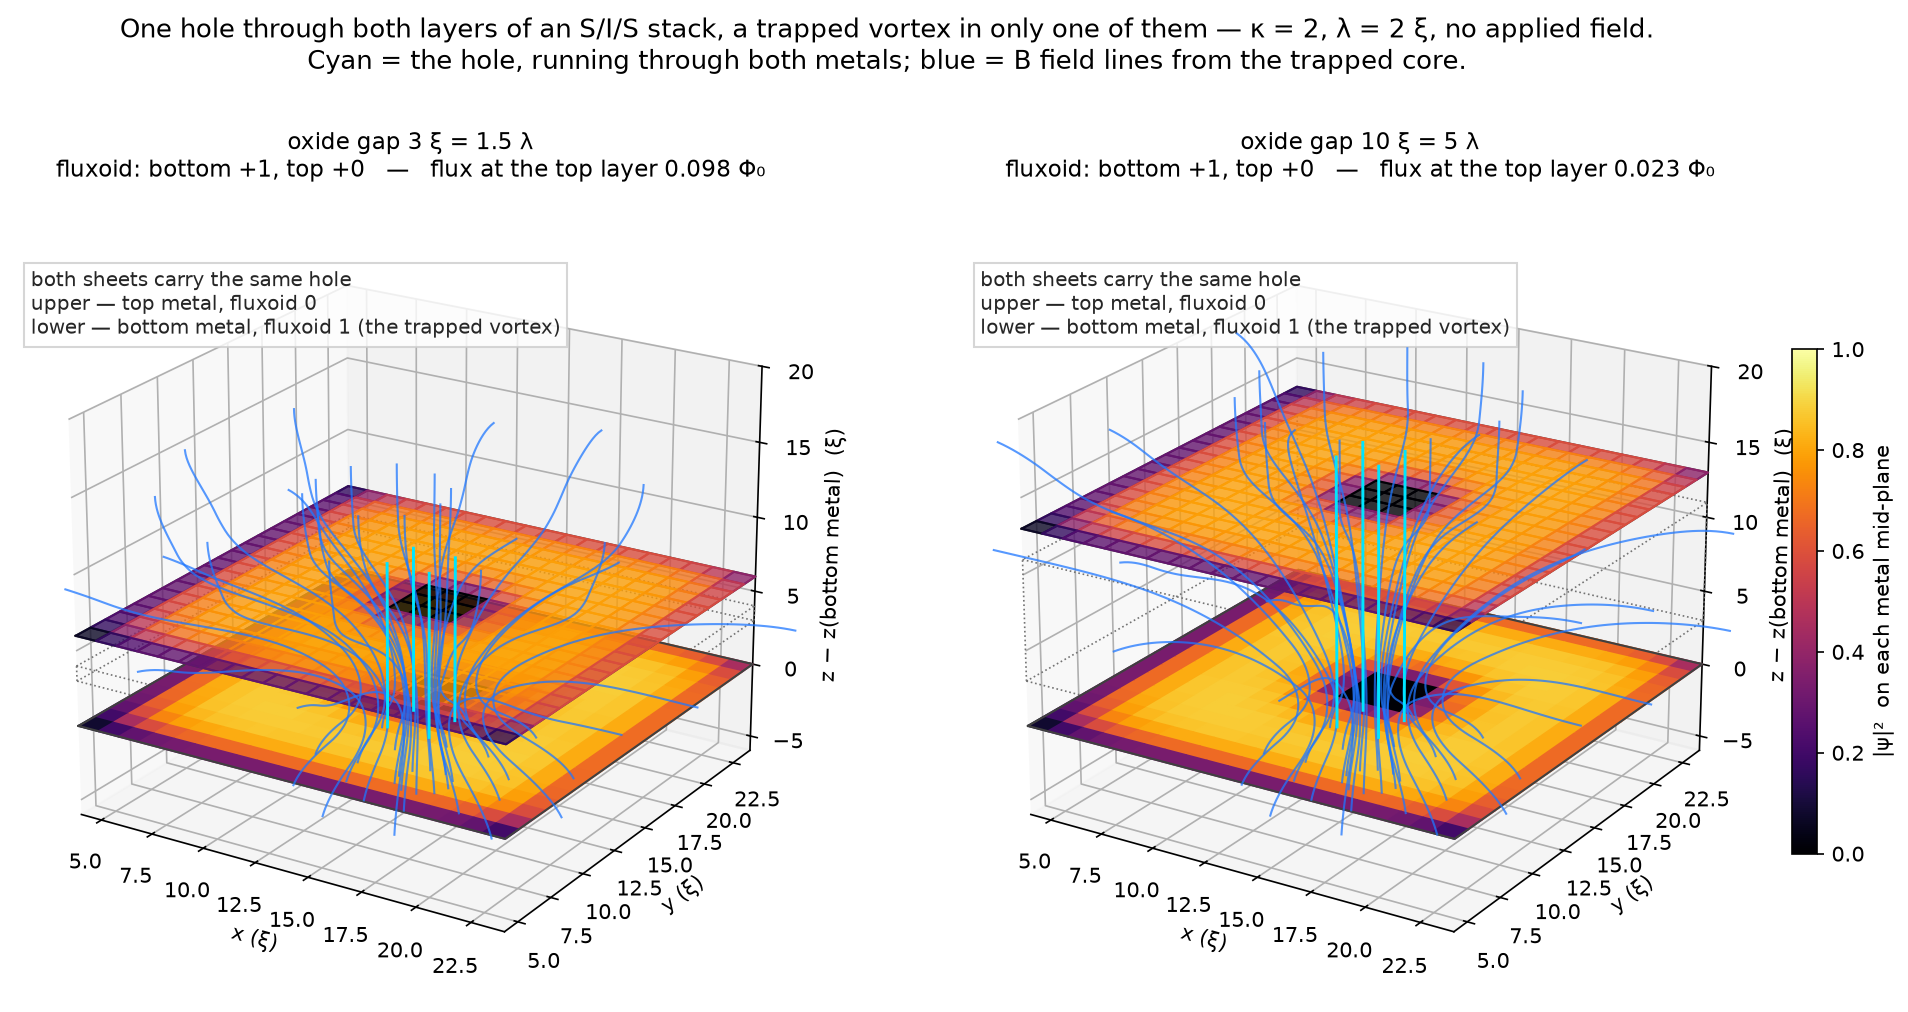

The script that saved this image:
"""A vortex trapped in one layer of an S/I/S stack, and where its flux goes.

The stack is superconductor / oxide / superconductor with vacuum around it,
and one square hole is carved straight through it, so **both** metal layers
carry the same hole.  A single vortex is seeded on the bottom layer's hole;
the top layer starts, and stays, in the vortex-free state.

The two layers are therefore geometrically identical, and the only thing that
tells them apart is the flux state: the bottom hole holds a fluxoid of 1, the
top hole a fluxoid of 0.  Neither number is a matter of degree -- the fluxoid
is a topological integer -- so this is not "more flux here than there", it is
two identical holes in two different quantum states.

Why the hole is there.  At zero applied field a lone vortex in a finite film
is pulled towards its own image in the edge, so it leaves.  Seeded at the
exact centre of a noiseless square it survives only because every escape
direction is degenerate -- a fixed point held by symmetry, which is the trap
``AGENTS.md`` warns about, not a trapped vortex.  The hole removes the core
condensation energy at one spot and pins it for real: a vortex seeded 3 xi off
axis migrates onto the hole and stays, and the same run with no hole at all
expels it (``test_vortex_is_pinned_by_the_hole``).

What the oxide thickness does.  The two layers here are coupled only through
**A** -- this model has no Josephson term, so nothing but the magnetic field
crosses the oxide.  The trapped vortex carries one flux quantum, but that flux
is not confined to a tube: on leaving the bottom layer it spreads over the
scale lambda = kappa xi, so the fraction of it still inside the vortex radius
by the time it reaches the top layer falls off as the gap widens.  Sweeping
the gap is therefore a direct measurement of how the two layers decouple, and
it is the reason the top layer can sit in the vortex-free state at all while
its neighbour holds a quantum of flux through the same opening.

Note that the fluxoids stay at exactly 1 and exactly 0 at every gap.  What the
sweep moves is the *field*, not the vorticity.

Two figures:

``sis_vortex_trapping_3d.png``
    Isometric views of the stack at the thinnest and the thickest oxide, with
    |psi|^2 painted on the mid-plane of each metal layer and B field lines
    traced from the trapped core.  Both sheets show the same hole; only the
    bottom one has a vortex on it, and the flare of the field lines across the
    oxide is the bending.

``sis_vortex_trapping_sweep.png``
    The same runs read quantitatively: B_z on the vortex axis through the
    stack, the flux still inside a fixed radius as a function of height, how
    much of it survives to the top layer, and how far it has spread laterally
    once it gets there.

Runtime: about 6 minutes at the default size.
"""

from __future__ import annotations

import matplotlib

matplotlib.use("Agg")

from pathlib import Path

import matplotlib.pyplot as plt
import numpy as np
import tdgl3d
from matplotlib.colors import Normalize
from scipy.interpolate import RegularGridInterpolator
from tdgl3d import AppliedField, Device, Layer, SimulationParameters, Trilayer
from tdgl3d.analysis.vortex_counting import count_vortices_polygon
from tdgl3d.physics.applied_field import build_boundary_field_vectors
from tdgl3d.physics.rhs import BoundaryVectors, eval_f

# --------------------------------------------------------------------------- #
# Device, in xi
# --------------------------------------------------------------------------- #
KAPPA = 2.0        # lambda = 2 xi
METAL = 4.0        # realised thickness of each superconducting layer
WIDTH = 20.0       # film width in x and y
MARGIN = 4.0       # vacuum either side of the film
PAD = 5.0          # vacuum above and below the stack
HOLE = 2.0         # side of the square hole, in xi

# Metal-to-metal oxide gaps to sweep.  These are *realised* gaps: the
# declared cell count is inverted for them in _cells_for.
GAPS = (3.0, 4.0, 6.0, 10.0)

# Radius of the disc the flux is integrated over, and of the fluxoid contour.
FLUX_RADIUS = 6.0
FLUXOID_RADIUS = 7.0


def _cells_for(metal: float, gap: float, h: float) -> tuple[int, int]:
    """Cell counts whose *realised* metal span and oxide gap are as asked.

    ``build_material_map`` hands both S/I interface nodes to the insulator,
    so a metal layer declared ``n`` cells spans only ``n-1`` cells of nodes
    and the metal-to-metal gap comes out ``m+2`` rather than ``m``.
    Declaring cell counts directly would make the *device* change whenever
    the mesh changed; inverting the offsets pins the geometry instead.
    """
    metal_cells = int(round(metal / h)) + 1
    oxide_cells = int(round(gap / h)) - 2
    if oxide_cells < 1:
        raise ValueError(
            f"h = {h} cannot realise a {gap} xi gap: the insulator claims both "
            f"interface nodes, so the gap is at least 2h = {2 * h} xi."
        )
    return metal_cells, oxide_cells


def _build(gap: float, h: float, *, width=WIDTH, margin=MARGIN, pad=PAD):
    """Lay an S/I/S stack with the given metal-to-metal gap on a mesh of size *h*."""
    def cells(length: float) -> int:
        return max(1, int(round(length / h)))

    metal_cells, oxide_cells = _cells_for(METAL, gap, h)
    trilayer = Trilayer(
        bottom=Layer(thickness_z=metal_cells, kappa=KAPPA),
        insulator=Layer(thickness_z=oxide_cells, kappa=KAPPA,
                        is_superconductor=False),
        top=Layer(thickness_z=metal_cells, kappa=KAPPA),
        vacuum_below=cells(pad), vacuum_above=cells(pad),
        lateral_margin=cells(margin),
    )
    n_lateral = cells(width) + 2 * cells(margin)
    params = SimulationParameters(
        Nx=n_lateral, Ny=n_lateral, Nz=trilayer.Nz,
        hx=h, hy=h, hz=h, kappa=KAPPA,
    )
    device = Device(
        params,
        # No applied field: the only flux in the box is the trapped quantum.
        applied_field=AppliedField(Bz=0.0, t_on_fraction=1.0),
        trilayer=trilayer,
    )
    return params, device, trilayer


def _carve_hole(params, device, trilayer, *, side=HOLE):
    """Carve one hole straight through the stack, so *both* layers carry it.

    The z-range spans the whole stack.  The oxide nodes between the two metals
    are already non-superconducting, so this is exactly "the same hole in the
    bottom film and in the top film" -- the two layers come out geometrically
    identical, and the only thing that distinguishes them is which one holds a
    fluxoid.

    ``MaterialMap.carve_hole_polygon`` is called directly rather than
    ``Device.add_hole``: this is a non-superconducting *inclusion*, which the
    solver handles through the same insulator path as the oxide, not a
    geometric void needing the hole boundary condition (see
    ``docs/notes/HOLE_BC_STATUS.md``, where that BC is still open).
    """
    cx, cy = _axis(params)
    r = side / 2.0
    device.material.carve_hole_polygon(
        [(cx - r, cy - r), (cx + r, cy - r), (cx + r, cy + r), (cx - r, cy + r)],
        trilayer.stack_z_range, params, device.idx,
    )


def _radii(params, device, trilayer):
    """Flux-disc and fluxoid-contour radii that actually fit this device.

    The fluxoid contour has to run *in the metal* -- the phase is not defined
    where psi = 0 -- so it is kept inside the film's own footprint.  The flux
    disc may extend past the film, since the vortex's return flux does too,
    but not past the wall of the box.
    """
    cx, _ = _axis(params)
    k_bottom = _layer_midplanes(trilayer)[0]
    i0, i1, _, _ = _film_extent(params, device, k_bottom)
    xs = _interior_axes(params)[0]
    half_film = min(cx - xs[i0], xs[i1 - 1] - cx)
    half_box = min(cx, params.Nx * params.hx - cx) - params.hx
    return (round(min(FLUX_RADIUS, half_box), 6),
            round(min(FLUXOID_RADIUS, half_film), 6))


def _axis(params) -> tuple[float, float]:
    """Centre of the film, in xi."""
    return params.Nx * params.hx / 2.0, params.Ny * params.hy / 2.0


def _interior_axes(params):
    """Physical coordinates of the interior nodes along each axis, in xi."""
    return (
        np.arange(1, params.Nx) * params.hx,
        np.arange(1, params.Ny) * params.hy,
        np.arange(1, params.Nz) * params.hz,
    )


def _interior_shape(params):
    return params.Nx - 1, params.Ny - 1, max(params.Nz - 1, 1)


def _seed_bottom_vortex(params, device, trilayer, *, offset=0.0, noise=0.0, seed=None):
    """Uniform state carrying one +1 phase winding in the bottom layer only."""
    state = device.initial_state(noise_amplitude=noise, seed=seed)
    nx, ny, nz = _interior_shape(params)
    psi = state.psi.reshape(nx, ny, nz).copy()

    cx, cy = _axis(params)
    xs, ys, _ = _interior_axes(params)
    X, Y = np.meshgrid(xs, ys, indexing="ij")
    vx, vy = cx + offset, cy
    # tanh(r/xi) is the standard Ginzburg-Landau core profile; the phase is
    # the winding itself.  The relaxation fixes up the details.
    winding = np.tanh(np.hypot(X - vx, Y - vy) / 1.5) * np.exp(
        1j * np.arctan2(Y - vy, X - vx)
    )
    for k_full in range(*trilayer.z_ranges()["bottom"]):
        psi[:, :, k_full - 1] = winding

    state.psi = psi.ravel()
    return state


def _relax(params, device, x0, t_stop, *, dt=None, save_every=10**9):
    """Relax to the steady state.  Returns the Solution and max |dX/dt|.

    The applied field is zero, so the boundary vectors are zero too and the
    only flux in the box is the quantum the seeded winding carries.
    """
    h = min(params.hx, params.hy, params.hz)
    # dt < h^2 / (4 kappa^2 (d-1)): the familiar 2-D bound halves in 3-D.
    if dt is None:
        dt = 0.5 * h**2 / (4.0 * params.kappa**2 * 2.0)
    solution = tdgl3d.solve(
        device, t_start=0.0, t_stop=t_stop, dt=dt, method="euler", x0=x0,
        save_every=save_every, progress=False, log_metadata=False,
    )
    boundary = BoundaryVectors(
        *build_boundary_field_vectors(0.0, 0.0, 0.0, params, device.idx)
    )
    residual = float(
        np.abs(
            eval_f(solution.states[:, -1], params, device.idx, boundary,
                   device.material)
        ).max()
    )
    return solution, residual


# --------------------------------------------------------------------------- #
# Diagnostics
# --------------------------------------------------------------------------- #
def _layer_midplanes(trilayer) -> tuple[int, int]:
    """Interior z-indices of the mid-plane of the bottom and top layers."""
    ranges = trilayer.z_ranges()
    bottom = sum(ranges["bottom"]) // 2 - 1
    top = sum(ranges["top"]) // 2 - 1
    return bottom, top


def _fluxoid(solution, device, params, slice_z: int, radius: float) -> float:
    """Fluxoid enclosed by a square contour of half-width *radius* about the axis.

    Topologically quantised, so this is the quantity that says whether the
    layer holds a vortex -- unlike the magnetic flux, which is not quantised.
    """
    cx, cy = _axis(params)
    r = radius
    contour = np.array([[cx - r, cy - r], [cx + r, cy - r],
                        [cx + r, cy + r], [cx - r, cy + r]])
    return float(count_vortices_polygon(solution, device, contour, slice_z=slice_z))


def _profiles(solution, params, trilayer, *, radius=FLUX_RADIUS):
    """Height-resolved field diagnostics for one relaxed stack."""
    nx, ny, nz = _interior_shape(params)
    xs, ys, zs = _interior_axes(params)
    _, _, Bz = solution.bfield(step=-1, full_interior=True)
    Bz = Bz.reshape(nx, ny, nz)

    cx, cy = _axis(params)
    X, Y = np.meshgrid(xs, ys, indexing="ij")
    rho = np.hypot(X - cx, Y - cy)
    disc = rho <= radius
    cell = params.hx * params.hy

    # Flux through a fixed disc about the axis, one entry per interior z-plane,
    # in units of Phi_0 = 2 pi.  A flux tube that stayed a tube would hold this
    # constant with height; the fall-off *is* the spreading.
    flux = np.array([Bz[:, :, k][disc].sum() * cell / (2.0 * np.pi)
                     for k in range(nz)])

    # B_z on the vortex axis.  The axis falls between nodes on an even grid,
    # so average the four nodes straddling it.
    i0 = int(np.argmin(np.abs(xs - cx)))
    j0 = int(np.argmin(np.abs(ys - cy)))
    i1 = i0 + 1 if xs[i0] < cx else i0 - 1
    j1 = j0 + 1 if ys[j0] < cy else j0 - 1
    i1, j1 = np.clip([i1, j1], 0, [nx - 1, ny - 1])
    axis_Bz = 0.25 * (Bz[i0, j0, :] + Bz[i1, j0, :] + Bz[i0, j1, :] + Bz[i1, j1, :])

    # Azimuthally averaged radial profile of B_z, one row per z-plane.
    edges = np.arange(0.0, radius + 2.0 * params.hx, params.hx)
    which = np.digitize(rho.ravel(), edges) - 1
    keep = (which >= 0) & (which < len(edges) - 1)
    counts = np.bincount(which[keep], minlength=len(edges) - 1)
    radial = np.array([
        np.bincount(which[keep], weights=Bz[:, :, k].ravel()[keep],
                    minlength=len(edges) - 1) / np.maximum(counts, 1)
        for k in range(nz)
    ])
    return {
        "z": zs, "flux": flux, "axis_Bz": axis_Bz,
        "radial": radial, "radial_r": 0.5 * (edges[:-1] + edges[1:]),
    }


def _vortex_position(solution, params, slice_z: int, step: int = -1):
    """(x, y) of the vorticity centroid in a z-plane, in xi, or None if empty.

    Located from the gauge-invariant plaquette winding rather than from the
    |psi|^2 minimum.  The trapped vortex sits *on* the defect column, whose
    nodes carry psi = 0 by construction, so a |psi|^2 minimum would be
    degenerate there -- and the film corners, suppressed by vacuum on two
    sides, would win it outright.  The winding has no such ambiguity: it is
    an integer per plaquette, and the total over the layer is the number of
    vortices in it.
    """
    from tdgl3d.analysis.vortex_counting import plaquette_vorticity

    vorticity, _ = plaquette_vorticity(solution, slice_z=slice_z, step=step)
    weight = np.where(np.abs(vorticity) > 0.5, vorticity, 0.0)
    total = weight.sum()
    if abs(total) < 0.5:
        return None
    xs, ys, _ = _interior_axes(params)
    # Plaquette (i, j) is centred between interior nodes i and i+1.
    xc = 0.5 * (xs[:-1] + xs[1:])
    yc = 0.5 * (ys[:-1] + ys[1:])
    X, Y = np.meshgrid(xc, yc, indexing="ij")
    return float((weight * X).sum() / total), float((weight * Y).sum() / total)


# --------------------------------------------------------------------------- #
# Field lines
# --------------------------------------------------------------------------- #
def _trace_field_lines(solution, params, *, z_start, n_azimuth=10, radii=(0.8, 2.0),
                       step=0.25, max_len=4000):
    """Trace B field lines up and down from a ring of seeds about the axis.

    Plain RK4 on the trilinearly interpolated field.  The discrete field
    satisfies div B = 0 exactly (``test_verification_conservation``), so the
    lines are genuine flux lines and not an artefact of the interpolation.
    """
    nx, ny, nz = _interior_shape(params)
    xs, ys, zs = _interior_axes(params)
    Bx, By, Bz = solution.bfield(step=-1, full_interior=True)
    field = np.stack([Bx.reshape(nx, ny, nz), By.reshape(nx, ny, nz),
                      Bz.reshape(nx, ny, nz)], axis=-1)
    interp = RegularGridInterpolator((xs, ys, zs), field, bounds_error=False,
                                     fill_value=None)
    lo = np.array([xs[0], ys[0], zs[0]])
    hi = np.array([xs[-1], ys[-1], zs[-1]])

    def direction(p):
        b = interp(p)[0]
        n = np.linalg.norm(b)
        return b / n if n > 1e-14 else None

    def march(p0, sign):
        pts, p = [p0.copy()], p0.copy()
        for _ in range(max_len):
            k1 = direction(p)
            if k1 is None:
                break
            k2 = direction(p + sign * step * 0.5 * k1)
            if k2 is None:
                break
            k3 = direction(p + sign * step * 0.5 * k2)
            if k3 is None:
                break
            k4 = direction(p + sign * step * k3)
            if k4 is None:
                break
            p = p + sign * step * (k1 + 2 * k2 + 2 * k3 + k4) / 6.0
            if np.any(p < lo) or np.any(p > hi):
                break
            pts.append(p.copy())
        return np.array(pts)

    cx, cy = _axis(params)
    lines = []
    for radius in radii:
        for a in np.linspace(0, 2 * np.pi, n_azimuth, endpoint=False):
            seed = np.array([cx + radius * np.cos(a), cy + radius * np.sin(a),
                             z_start])
            up, down = march(seed, +1.0), march(seed, -1.0)
            line = np.vstack([down[::-1], up[1:]]) if len(down) > 1 else up
            if len(line) > 3:
                lines.append(line)
    return lines


# --------------------------------------------------------------------------- #
# Isometric rendering
# --------------------------------------------------------------------------- #
def _film_extent(params, device, slice_z: int):
    """(i0, i1, j0, j1) index bounds of the metal at an interior z-plane."""
    nx, ny, nz = _interior_shape(params)
    sc = device.material.interior_sc_mask.reshape(nx, ny, nz)[:, :, slice_z] > 0
    ii = np.flatnonzero(sc.any(axis=1))
    jj = np.flatnonzero(sc.any(axis=0))
    return int(ii[0]), int(ii[-1]) + 1, int(jj[0]), int(jj[-1]) + 1


def _paint_layer(ax, params, device, solution, slice_z, cmap, norm, *, alpha=1.0,
                 z_offset=0.0):
    """Paint |psi|^2 of one layer as a horizontal sheet at its own height."""
    nx, ny, nz = _interior_shape(params)
    xs, ys, zs = _interior_axes(params)
    i0, i1, j0, j1 = _film_extent(params, device, slice_z)
    psi2 = np.abs(solution.psi(-1).reshape(nx, ny, nz)[i0:i1, j0:j1, slice_z]) ** 2
    X, Y = np.meshgrid(xs[i0:i1], ys[j0:j1], indexing="ij")
    ax.plot_surface(X, Y, np.full_like(X, zs[slice_z] - z_offset),
                    facecolors=cmap(norm(psi2)), shade=False,
                    rstride=1, cstride=1, alpha=alpha, zorder=1)
    return xs[i0], xs[i1 - 1], ys[j0], ys[j1 - 1]


def _outline(ax, x0, x1, y0, y1, z, **kw):
    ax.plot([x0, x1, x1, x0, x0], [y0, y0, y1, y1, y0], [z] * 5, **kw)


def _draw_oxide_box(ax, x0, x1, y0, y1, z0, z1, **kw):
    """Wireframe the oxide slab between the two metal sheets."""
    _outline(ax, x0, x1, y0, y1, z0, **kw)
    _outline(ax, x0, x1, y0, y1, z1, **kw)
    for xc, yc in ((x0, y0), (x1, y0), (x1, y1), (x0, y1)):
        ax.plot([xc, xc], [yc, yc], [z0, z1], **kw)


def plot_isometric(runs, output_dir: Path) -> Path:
    """Isometric views of the stack at the thinnest and thickest oxide gap."""
    shown = [runs[0], runs[-1]]
    fig = plt.figure(figsize=(15.5, 7.9))
    cmap = plt.get_cmap("inferno")
    norm = Normalize(vmin=0.0, vmax=1.0)

    # Height is measured from the mid-plane of the bottom metal in both
    # panels, and both are given the same limits, so the two stacks can be
    # read against each other: the bottom sheet sits at the same place and
    # only the top one moves.
    def shift(run):
        return _interior_axes(run["params"])[2][_layer_midplanes(run["trilayer"])[0]]

    z_lo = min((_interior_axes(r["params"])[2][0] - shift(r)) for r in shown)
    z_hi = max((_interior_axes(r["params"])[2][-1] - shift(r)) for r in shown)

    for col, run in enumerate(shown):
        params, device, trilayer = run["params"], run["device"], run["trilayer"]
        solution = run["solution"]
        kb, kt = _layer_midplanes(trilayer)
        dz = shift(run)
        zs = _interior_axes(params)[2] - dz
        ax = fig.add_subplot(1, 2, col + 1, projection="3d")

        x0, x1, y0, y1 = _paint_layer(ax, params, device, solution, kb, cmap, norm,
                                      z_offset=dz)
        # The top sheet is left a little transparent so the core pinned in
        # the sheet below still reads through it at the narrowest gap.
        _paint_layer(ax, params, device, solution, kt, cmap, norm, alpha=0.8,
                     z_offset=dz)

        ranges = trilayer.z_ranges()
        z_ins0 = ranges["insulator"][0] * params.hz - dz
        z_ins1 = ranges["insulator"][1] * params.hz - dz
        _draw_oxide_box(ax, x0, x1, y0, y1, z_ins0, z_ins1,
                        color="0.45", lw=0.8, ls=":", zorder=2)
        for z in (zs[kb], zs[kt]):
            _outline(ax, x0, x1, y0, y1, z, color="0.25", lw=1.0, zorder=3)

        # The hole, running through both metal layers.
        cx, cy = _axis(params)
        r = HOLE / 2.0
        zb0 = trilayer.stack_z_range[0] * params.hz - dz
        zb1 = trilayer.stack_z_range[1] * params.hz - dz
        for dx, dy in ((-r, -r), (r, -r), (r, r), (-r, r)):
            ax.plot([cx + dx] * 2, [cy + dy] * 2, [zb0, zb1],
                    color="#00e5ff", lw=1.4, zorder=6)

        # Field lines, seeded on the trapped core.
        lines = _trace_field_lines(solution, params,
                                   z_start=_interior_axes(params)[2][kb],
                                   n_azimuth=run["n_azimuth"], radii=(0.7, 1.8, 3.0))
        for line in lines:
            ax.plot(line[:, 0], line[:, 1], line[:, 2] - dz,
                    color="#1f77ff", lw=1.0, alpha=0.75, zorder=5)

        # A flat annotation rather than 3-D text: with only two sheets there
        # is no ambiguity about which is which, and nothing lands on the core.
        ax.text2D(
            0.02, 0.92,
            "both sheets carry the same hole\n"
            "upper — top metal, fluxoid 0\n"
            "lower — bottom metal, fluxoid 1 (the trapped vortex)",
            transform=ax.transAxes, fontsize=9.5, color="0.15", va="top",
            bbox=dict(facecolor="white", alpha=0.8, edgecolor="0.8", pad=3.0),
        )

        ax.set_xlabel("x (ξ)", labelpad=2)
        ax.set_ylabel("y (ξ)", labelpad=2)
        ax.set_zlabel("z − z(bottom metal)  (ξ)", labelpad=2)
        ax.view_init(elev=22, azim=-58)
        ax.set_box_aspect((1, 1, 0.85))
        ax.set_xlim(x0, x1)
        ax.set_ylim(y0, y1)
        ax.set_zlim(z_lo, z_hi)
        ax.set_title(
            f"oxide gap {run['gap']:g} ξ = {run['gap'] / KAPPA:g} λ\n"
            f"fluxoid: bottom {round(run['fluxoid_bottom']):+d}, "
            f"top {round(run['fluxoid_top']):+d}"
            f"   —   flux at the top layer {run['flux_top']:.3f} Φ₀",
            fontsize=11, pad=14,
        )

    sm = plt.cm.ScalarMappable(cmap=cmap, norm=norm)
    sm.set_array([])
    cbar = fig.colorbar(sm, ax=fig.axes, fraction=0.014, pad=0.02, shrink=0.6)
    cbar.set_label("|ψ|²  on each metal mid-plane")

    fig.suptitle(
        "One hole through both layers of an S/I/S stack, a trapped vortex in "
        f"only one of them — κ = {KAPPA:g}, λ = {KAPPA:g} ξ, no applied field.\n"
        "Cyan = the hole, running through both metals; blue = B field lines "
        "from the trapped core.",
        fontsize=12.5, y=0.99,
    )
    out = output_dir / "sis_vortex_trapping_3d.png"
    fig.savefig(out, dpi=150, bbox_inches="tight")
    plt.close(fig)
    return out


# --------------------------------------------------------------------------- #
# Sweep
# --------------------------------------------------------------------------- #
def plot_sweep(runs, output_dir: Path) -> Path:
    """The same runs read quantitatively, against the oxide gap."""
    fig, axes = plt.subplots(2, 2, figsize=(12.5, 9.0))
    colors = plt.get_cmap("viridis")(np.linspace(0.05, 0.8, len(runs)))
    r_flux = runs[0]["r_flux"]

    for run, colour in zip(runs, colors):
        params, trilayer = run["params"], run["trilayer"]
        prof = run["profiles"]
        # Height measured from the top of the bottom metal, so the bottom
        # layer lines up across gaps and only the oxide stretches.
        z0 = trilayer.z_ranges()["bottom"][1] * params.hz
        z = prof["z"] - z0
        label = f"{run['gap']:g} ξ"
        _, kt = _layer_midplanes(trilayer)
        axes[0, 0].plot(z, prof["axis_Bz"], color=colour, label=label, lw=1.6)
        axes[0, 1].plot(z, prof["flux"], color=colour, label=label, lw=1.6)
        # Where this stack's top metal sits on the curve.  The curves very
        # nearly coincide -- the field above the bottom layer is the trapped
        # vortex's own, and is not much changed by moving the second film.
        # What the gap decides is which point of it the top layer samples.
        axes[0, 0].plot(z[kt], prof["axis_Bz"][kt], "o", color=colour, ms=7,
                        mec="k", mew=0.6, zorder=5)
        axes[0, 1].plot(z[kt], prof["flux"][kt], "o", color=colour, ms=7,
                        mec="k", mew=0.6, zorder=5)
        radial = prof["radial"][kt]
        axes[1, 1].plot(prof["radial_r"], radial / max(radial[0], 1e-30),
                        color=colour, label=label, lw=1.6)

    for ax, ylabel, title in (
        (axes[0, 0], "B$_z$ on the vortex axis",
         "(a) the axial field decays away from the trapped core"),
        (axes[0, 1], f"flux within r ≤ {r_flux:g} ξ  (Φ₀)",
         "(b) flux leaks out of the tube as it climbs"),
    ):
        ax.axvspan(-METAL, 0.0, color="0.85", zorder=0)
        ax.annotate("bottom metal\n(the vortex is here)", (-METAL / 2, 0.03),
                    xycoords=("data", "axes fraction"), ha="center", va="bottom",
                    fontsize=8.5, color="0.35")
        ax.set_xlabel("height above the top of the bottom metal  (ξ)")
        ax.set_ylabel(ylabel)
        ax.set_title(title)
        ax.legend(title="oxide gap", fontsize=9)
        ax.grid(alpha=0.3)
    axes[0, 0].annotate(
        "● = the top metal's mid-plane", (0.97, 0.62), xycoords="axes fraction",
        ha="right", fontsize=8.5, color="0.25",
    )

    ax = axes[1, 0]
    gaps = np.array([r["gap"] for r in runs])
    top = np.array([r["flux_top"] for r in runs])
    bottom = np.array([r["flux_bottom"] for r in runs])
    ax.semilogy(gaps, top, "o-", color="#1f77b4", label="top layer")
    ax.semilogy(gaps, bottom, "s--", color="#d62728", label="bottom layer")
    for g, t in zip(gaps, top):
        ax.annotate(f"{t:.3f}", (g, t), textcoords="offset points",
                    xytext=(0, 8), ha="center", fontsize=8.5)
    ax.set_xlabel("metal-to-metal oxide gap  (ξ)")
    ax.set_ylabel(f"flux within r ≤ {r_flux:g} ξ at the mid-plane  (Φ₀)")
    ax.set_title("(c) so the layers decouple as the oxide thickens")
    ax.legend(fontsize=9)
    ax.grid(alpha=0.3, which="both")

    ax = axes[1, 1]
    ax.set_xlabel("radius from the vortex axis  (ξ)")
    ax.set_ylabel("B$_z$ / B$_z$(0) at the top-layer mid-plane")
    ax.set_title("(d) and what arrives is spread wider")
    ax.legend(title="oxide gap", fontsize=9)
    ax.grid(alpha=0.3)

    fig.suptitle(
        "Where the trapped vortex's flux goes, against oxide thickness — "
        f"κ = {KAPPA:g}, metal {METAL:g} ξ each, no applied field",
        fontsize=13, y=0.995,
    )
    fig.tight_layout()
    out = output_dir / "sis_vortex_trapping_sweep.png"
    fig.savefig(out, dpi=150, bbox_inches="tight")
    plt.close(fig)
    return out


# --------------------------------------------------------------------------- #
# Driver
# --------------------------------------------------------------------------- #
def main(output_dir: Path | str = Path("."), small: bool = False, *,
         gaps=None, t_stop=None, width=None, h=1.0):
    """Relax the stack at each oxide gap and draw both figures.

    ``small`` is the smoke-test size.  ``gaps`` (metal-to-metal, in xi),
    ``t_stop`` and ``width`` override the defaults for an exploratory sweep;
    every gap must satisfy ``gap/h >= 3``, since the insulator claims both
    interface nodes.
    """
    output_dir = Path(output_dir)
    output_dir.mkdir(parents=True, exist_ok=True)

    if small:
        default_gaps, default_t_stop = (3.0, 6.0), 12.0
        geometry = dict(width=10.0, margin=2.0, pad=3.0)
        n_azimuth = 4
    else:
        default_gaps, default_t_stop = GAPS, 60.0
        geometry = dict(width=WIDTH, margin=MARGIN, pad=PAD)
        n_azimuth = 10
    gaps = tuple(default_gaps if gaps is None else gaps)
    t_stop = default_t_stop if t_stop is None else t_stop
    if width is not None:
        geometry["width"] = width
    if len(gaps) < 2:
        raise ValueError("at least two oxide gaps are needed for the sweep")

    runs = []
    for gap in gaps:
        params, device, trilayer = _build(gap, h, **geometry)
        _carve_hole(params, device, trilayer)
        x0 = _seed_bottom_vortex(params, device, trilayer)
        solution, residual = _relax(params, device, x0, t_stop)

        kb, kt = _layer_midplanes(trilayer)
        r_flux, r_fluxoid = _radii(params, device, trilayer)
        profiles = _profiles(solution, params, trilayer, radius=r_flux)
        run = {
            "gap": gap, "params": params, "device": device, "trilayer": trilayer,
            "solution": solution, "profiles": profiles, "residual": residual,
            "n_azimuth": n_azimuth, "r_flux": r_flux,
            "fluxoid_bottom": _fluxoid(solution, device, params, kb, r_fluxoid),
            "fluxoid_top": _fluxoid(solution, device, params, kt, r_fluxoid),
            "flux_bottom": float(profiles["flux"][kb]),
            "flux_top": float(profiles["flux"][kt]),
            "psi_max": float(np.abs(solution.psi(-1)).max()),
            "vortex_bottom": _vortex_position(solution, params, kb),
            "vortex_top": _vortex_position(solution, params, kt),
        }
        runs.append(run)
        print(
            f"gap {gap:5.1f} ξ  grid {params.Nx}×{params.Ny}×{params.Nz}  "
            f"|dX/dt| {residual:.1e}  max|ψ| {run['psi_max']:.3f}  "
            f"fluxoid {run['fluxoid_bottom']:+.3f}/{run['fluxoid_top']:+.3f}  "
            f"flux {run['flux_bottom']:.3f} → {run['flux_top']:.3f} Φ₀  "
            f"core {run['vortex_bottom']}"
        )

    saved = [plot_isometric(runs, output_dir), plot_sweep(runs, output_dir)]
    transfer = [r["flux_top"] / r["flux_bottom"] for r in runs]
    print("flux reaching the top layer, as a fraction of the bottom layer's: "
          + ", ".join(f"{g:g} ξ: {t:.1%}" for g, t in zip(gaps, transfer)))
    for p in saved:
        print(f"wrote {p}")
    return saved


def _cli(argv=None):
    import argparse

    parser = argparse.ArgumentParser(
        description=__doc__.split("\n\n")[0],
        formatter_class=argparse.ArgumentDefaultsHelpFormatter,
    )
    parser.add_argument(
        "--gaps", type=float, nargs="+", default=list(GAPS), metavar="XI",
        help="metal-to-metal oxide gaps to sweep, in xi (each must be >= 3h)",
    )
    parser.add_argument("--t-stop", type=float, default=60.0,
                        help="relaxation time, in tau_GL")
    parser.add_argument("--width", type=float, default=WIDTH,
                        help="film width in x and y, in xi")
    parser.add_argument("--h", type=float, default=1.0, help="grid spacing, in xi")
    parser.add_argument("--out", type=Path, default=Path(__file__).parent,
                        help="directory to write the PNGs into")
    parser.add_argument("--small", action="store_true",
                        help="smoke-test size: a small stack and two gaps")
    args = parser.parse_args(argv)
    return main(args.out, small=args.small, gaps=args.gaps, t_stop=args.t_stop,
                width=args.width, h=args.h)


if __name__ == "__main__":
    _cli()
